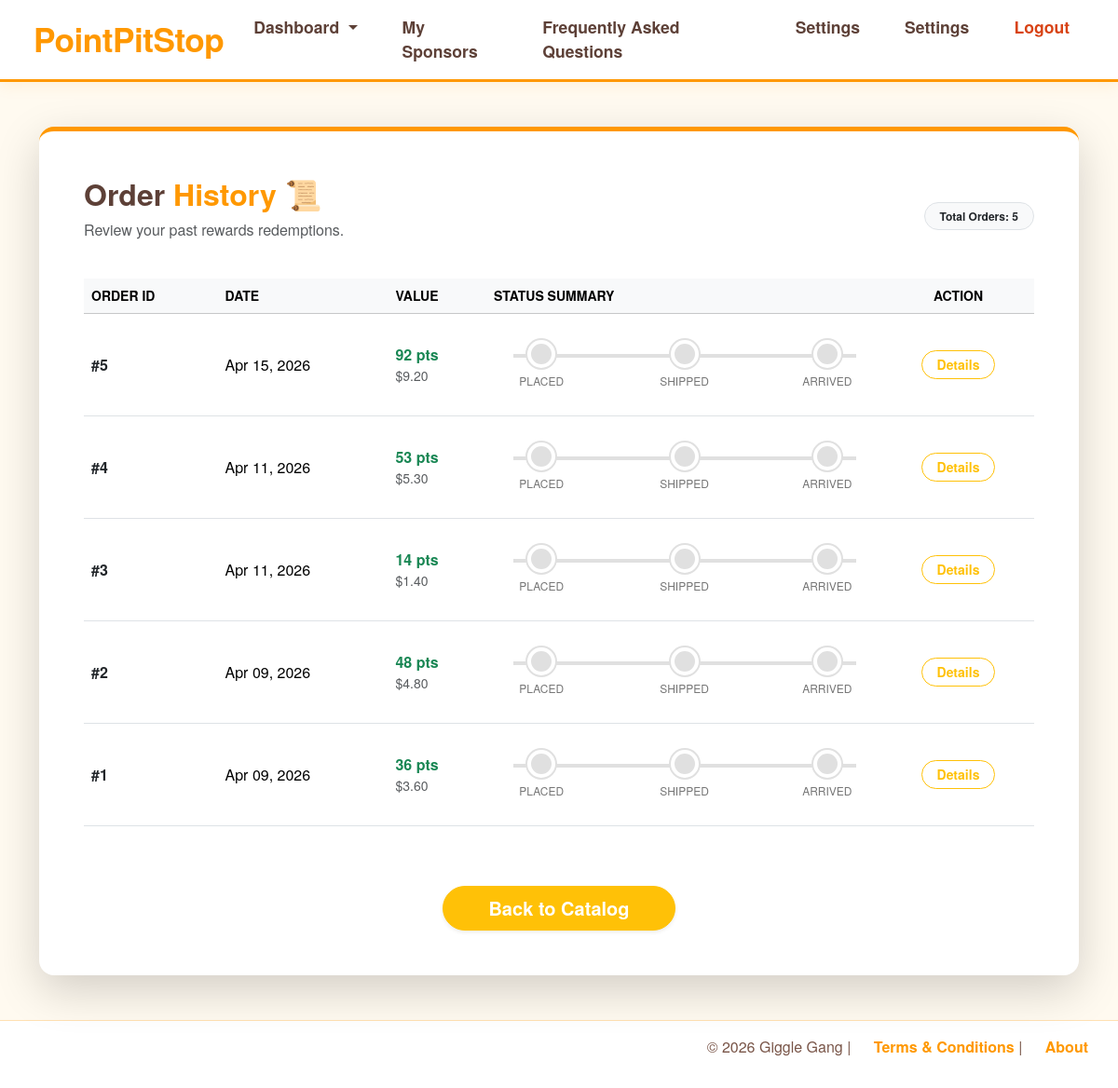
/driver/driver_order_history (signed in), run on an earlier commit of the app's database.
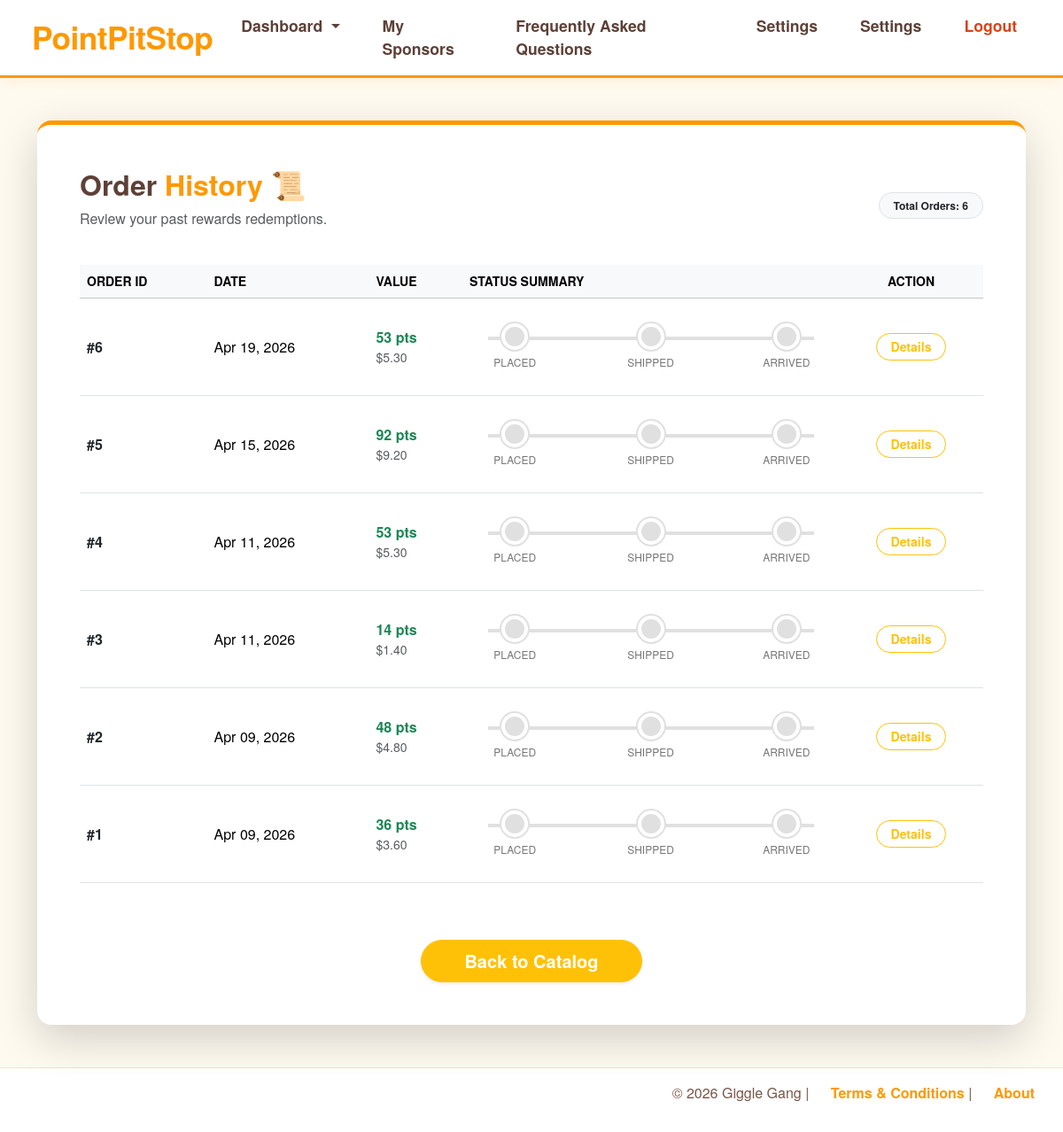
And on a later commit of the database.
### models.py (models this page shows)
class Order(db.Model):
    __tablename__ = "orders"
    items = db.relationship('Order_Items', backref='order', lazy=True)
    order_id = db.Column(db.Integer, primary_key=True, unique=True, nullable=False)
    date = db.Column(db.DateTime, nullable=False, default=datetime.now)
    user_id = db.Column(db.Integer,db.ForeignKey('users.id'),nullable=False)
    org_id = db.Column(db.Integer,db.ForeignKey('sponsor_companies.id'),nullable=False)
    dollar_price = db.Column(db.DECIMAL(10,2),nullable=False)
    point_price = db.Column(db.Integer ,nullable=False)
    status = db.relationship("OrderStatus",back_populates="order",cascade="all,delete-orphan",uselist=False)

### routes/driver.py (the view)
@driver_bp.route("/driver_order_history")
def driver_order_history():
    orders = Order.query.filter_by(user_id=current_user.id).order_by(Order.date.desc()).all()
    return render_template("driver/driver_order_history.html", orders=orders, profile=g.profile)

### app.py (called while the page is built)
@login_manager.user_loader
def load_user(user_id):
    return db.session.get(Users, int(user_id))

### routes/driver.py (called while the page is built)
@driver_bp.before_request
def restrict_to_driver():
    if not current_user.is_authenticated:
        flash("Please log in to access this page.", "warning")
        return redirect(url_for('auth.handle_login'))
    if current_user.role != "driver" and current_user.role != "admin":
        flash("Access denied: Drivers only.", "danger")
        return redirect(url_for('auth.handle_login'))
    if current_user.role == "admin":
        return None
    if not g.profile:
        flash("Driver profile not found. Please contact an admin.", "danger")
        return redirect(url_for('auth.logout'))

### templates/driver/driver_order_history.html (shortened to what this page needs)
{% extends "base.html" %}
{% block body %}
<div class="container py-5">
    <div class="card shadow-lg rounded-4 border-0 p-5" style="border-top: 5px solid #ff9800 !important;">
        <div class="mb-4 d-flex justify-content-between align-items-center">
            <div>
                <h2 style="color: #5d4037; font-weight: 700;">Order <span style="color: #ff9800;">History</span> 📜</h2>
                <p class="text-muted">Review your past rewards redemptions.</p>
            </div>
            <span class="badge bg-light text-dark border rounded-pill px-3 py-2">
                Total Orders: {{ orders | length }}
            </span>
        </div>
        <div class="table-responsive">
            <table class="table table-hover align-middle" aria-label="Order History Table">
                <thead class="table-light">
                    <tr class="small text-uppercase text-muted">
                        <th scope="col">Order ID</th>
                        <th scope="col">Date</th>
                        <th scope="col">Value</th>
                        <th scope="col">Status Summary</th>
                        <th scope="col" class="text-center">Action</th>
                    </tr>
                </thead>
                <tbody>
                    {% for order in orders %}
                    <tr>
                        <td class="fw-bold text-dark">#{{ order.order_id }}</td>
                        <td>{{ order.date.strftime('%b %d, %Y') }}</td>
                        <td>
                            <div class="fw-bold text-success">{{ order.point_price }} pts</div>
                            <div class="small text-muted">${{ "{:,.2f}".format(order.dollar_price) }}</div>
                        </td>
                        <td style="min-width: 250px;">
                            {% set s = order.status | lower %}
                            <div class="status-line" aria-label="Current status: {{ s }}">
                                <div class="status-step {{ 'step-active' if s in ['ordered', 'shipping', 'arrived', 'completed'] }}">
                                    <div class="status-dot"></div>
                                    <div class="status-text">Placed</div>
                                </div>
                                <div class="status-step {{ 'step-active' if s in ['shipping', 'arrived', 'completed'] }}">
                                    <div class="status-dot"></div>
                                    <div class="status-text">Shipped</div>
                                </div>
                                <div class="status-step {{ 'step-active' if s in ['arrived', 'completed'] }}">
                                    <div class="status-dot"></div>
                                    <div class="status-text">Arrived</div>
                                </div>
                            </div>
                        </td>
                        <td class="text-center">
                            <button class="btn btn-sm btn-outline-warning rounded-pill px-3 fw-bold"
                                    type="button"
                                    data-bs-toggle="collapse"
                                    data-bs-target="#items-{{ order.order_id }}"
                                    aria-expanded="false"
                                    aria-controls="items-{{ order.order_id }}">
                                Details
                            </button>
                        </td>
                    </tr>
                    {% endfor %}
                </tbody>
            </table>
        </div>
        <div class="text-center mt-5">
            <a href="{{ url_for('driver.driver_catalog') }}" class="btn btn-warning btn-lg rounded-pill fw-bold text-white px-5 shadow-sm">
                Back to Catalog
            </a>
        </div>
    </div>
</div>
{% endblock %}

What changed in the data, as far as the page shows it:
added Order: order_id "6", date "Apr 19, 2026", point_price "53", dollar_price "5.30"
Also different on the page:
{{ orders | length }}: "5" → "6"
